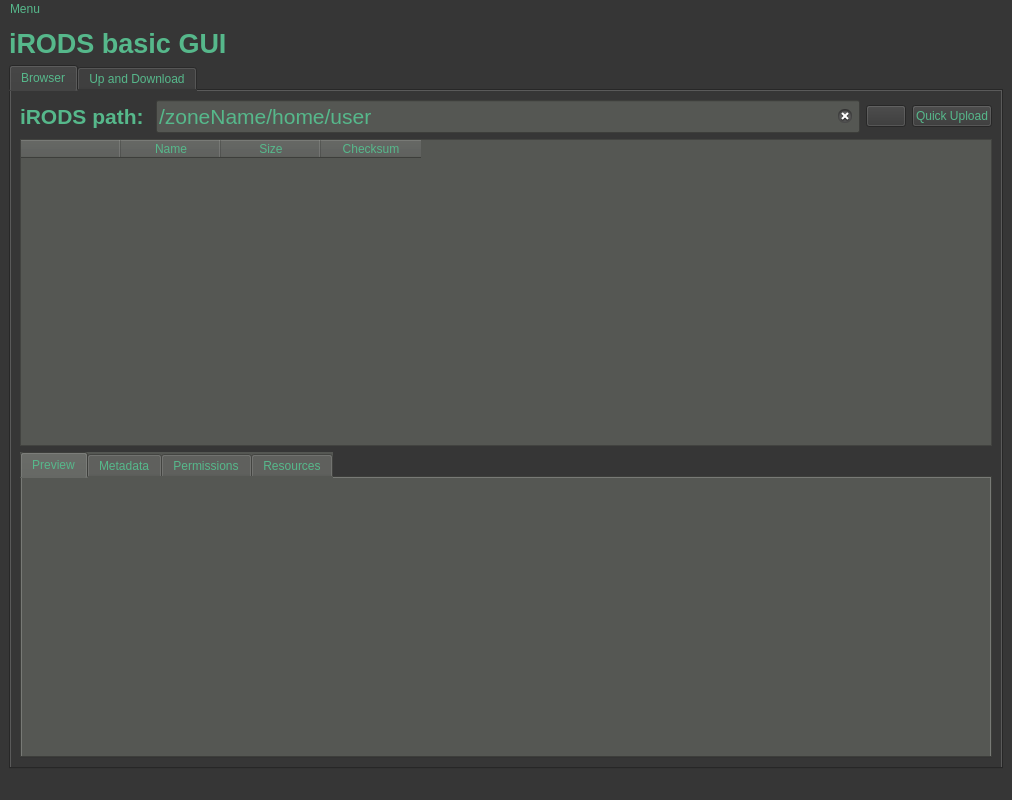
<?xml version="1.0" encoding="UTF-8"?>
<ui version="4.0">
 <class>MainWindow</class>
 <widget class="QMainWindow" name="MainWindow">
  <property name="geometry">
   <rect>
    <x>0</x>
    <y>0</y>
    <width>1012</width>
    <height>800</height>
   </rect>
  </property>
  <property name="minimumSize">
   <size>
    <width>1000</width>
    <height>800</height>
   </size>
  </property>
  <property name="windowTitle">
   <string>MainWindow</string>
  </property>
  <property name="styleSheet">
   <string notr="true">color: rgb(86, 184, 139);
background-color: rgb(54, 54, 54);</string>
  </property>
  <widget class="QWidget" name="centralwidget">
   <layout class="QVBoxLayout" name="verticalLayout">
    <item>
     <widget class="QLabel" name="label">
      <property name="font">
       <font>
        <pointsize>20</pointsize>
        <weight>75</weight>
        <bold>true</bold>
       </font>
      </property>
      <property name="text">
       <string>iRODS basic GUI</string>
      </property>
     </widget>
    </item>
    <item>
     <widget class="QTabWidget" name="tabWidget">
      <property name="currentIndex">
       <number>0</number>
      </property>
      <widget class="QWidget" name="tabBrowser">
       <attribute name="title">
        <string>Browser</string>
       </attribute>
       <layout class="QVBoxLayout" name="verticalLayout_3">
        <item>
         <layout class="QGridLayout" name="gridLayout">
          <item row="0" column="0">
           <widget class="QLabel" name="label_2">
            <property name="font">
             <font>
              <pointsize>16</pointsize>
              <weight>75</weight>
              <bold>true</bold>
             </font>
            </property>
            <property name="text">
             <string>iRODS path: </string>
            </property>
           </widget>
          </item>
          <item row="0" column="1">
           <widget class="QLineEdit" name="inputPath">
            <property name="font">
             <font>
              <pointsize>16</pointsize>
             </font>
            </property>
            <property name="styleSheet">
             <string notr="true">background-color: rgb(85, 87, 83);</string>
            </property>
            <property name="text">
             <string>/zoneName/home/user</string>
            </property>
            <property name="echoMode">
             <enum>QLineEdit::Normal</enum>
            </property>
            <property name="placeholderText">
             <string/>
            </property>
            <property name="clearButtonEnabled">
             <bool>true</bool>
            </property>
           </widget>
          </item>
          <item row="0" column="2">
           <widget class="QPushButton" name="homeButton">
            <property name="text">
             <string/>
            </property>
           </widget>
          </item>
          <item row="0" column="3">
           <widget class="QPushButton" name="UploadButton">
            <property name="text">
             <string>Quick Upload</string>
            </property>
           </widget>
          </item>
         </layout>
        </item>
        <item>
         <widget class="QTableWidget" name="collTable">
          <property name="minimumSize">
           <size>
            <width>0</width>
            <height>100</height>
           </size>
          </property>
          <property name="styleSheet">
           <string notr="true">background-color: rgb(85, 87, 83);</string>
          </property>
          <property name="editTriggers">
           <set>QAbstractItemView::NoEditTriggers</set>
          </property>
          <column>
           <property name="text">
            <string notr="true"/>
           </property>
           <property name="toolTip">
            <string notr="true"/>
           </property>
           <property name="whatsThis">
            <string notr="true"/>
           </property>
          </column>
          <column>
           <property name="text">
            <string>Name</string>
           </property>
          </column>
          <column>
           <property name="text">
            <string>Size</string>
           </property>
          </column>
          <column>
           <property name="text">
            <string>Checksum</string>
           </property>
          </column>
         </widget>
        </item>
        <item>
         <widget class="QTabWidget" name="viewTabs">
          <property name="styleSheet">
           <string notr="true">background-color: rgb(85, 87, 83);</string>
          </property>
          <property name="currentIndex">
           <number>0</number>
          </property>
          <widget class="QWidget" name="preview">
           <property name="font">
            <font>
             <weight>50</weight>
             <bold>false</bold>
            </font>
           </property>
           <property name="autoFillBackground">
            <bool>false</bool>
           </property>
           <attribute name="title">
            <string>Preview</string>
           </attribute>
           <layout class="QVBoxLayout" name="verticalLayout_2">
            <item>
             <widget class="QLabel" name="previewBrowser">
              <property name="text">
               <string/>
              </property>
             </widget>
            </item>
           </layout>
          </widget>
          <widget class="QWidget" name="metadata">
           <attribute name="title">
            <string>Metadata</string>
           </attribute>
           <layout class="QHBoxLayout" name="horizontalLayout">
            <item>
             <widget class="QTableWidget" name="metadataTable">
              <property name="minimumSize">
               <size>
                <width>600</width>
                <height>0</height>
               </size>
              </property>
              <property name="editTriggers">
               <set>QAbstractItemView::NoEditTriggers</set>
              </property>
              <column>
               <property name="text">
                <string>Key</string>
               </property>
              </column>
              <column>
               <property name="text">
                <string>Value</string>
               </property>
              </column>
              <column>
               <property name="text">
                <string>Units</string>
               </property>
              </column>
             </widget>
            </item>
            <item>
             <layout class="QGridLayout" name="gridLayout_2">
              <item row="6" column="2">
               <widget class="QLineEdit" name="metaUnitsField"/>
              </item>
              <item row="4" column="1">
               <widget class="QLabel" name="label_6">
                <property name="text">
                 <string>Value</string>
                </property>
               </widget>
              </item>
              <item row="6" column="0">
               <widget class="QLineEdit" name="metaKeyField"/>
              </item>
              <item row="7" column="0">
               <widget class="QPushButton" name="metaAddButton">
                <property name="font">
                 <font>
                  <weight>75</weight>
                  <bold>true</bold>
                 </font>
                </property>
                <property name="text">
                 <string>Add</string>
                </property>
               </widget>
              </item>
              <item row="0" column="0">
               <widget class="QLabel" name="label_3">
                <property name="font">
                 <font>
                  <pointsize>20</pointsize>
                  <weight>75</weight>
                  <bold>true</bold>
                 </font>
                </property>
                <property name="text">
                 <string>Edit</string>
                </property>
               </widget>
              </item>
              <item row="4" column="2">
               <widget class="QLabel" name="label_5">
                <property name="text">
                 <string>Units</string>
                </property>
               </widget>
              </item>
              <item row="4" column="0">
               <widget class="QLabel" name="label_4">
                <property name="text">
                 <string>Key</string>
                </property>
               </widget>
              </item>
              <item row="7" column="2">
               <widget class="QPushButton" name="metaDeleteButton">
                <property name="font">
                 <font>
                  <weight>75</weight>
                  <bold>true</bold>
                 </font>
                </property>
                <property name="text">
                 <string>Delete</string>
                </property>
               </widget>
              </item>
              <item row="6" column="1">
               <widget class="QLineEdit" name="metaValueField"/>
              </item>
              <item row="8" column="0">
               <spacer name="verticalSpacer">
                <property name="orientation">
                 <enum>Qt::Vertical</enum>
                </property>
                <property name="sizeHint" stdset="0">
                 <size>
                  <width>20</width>
                  <height>40</height>
                 </size>
                </property>
               </spacer>
              </item>
              <item row="7" column="1">
               <widget class="QPushButton" name="metaUpdateButton">
                <property name="font">
                 <font>
                  <weight>75</weight>
                  <bold>true</bold>
                 </font>
                </property>
                <property name="text">
                 <string>Update</string>
                </property>
               </widget>
              </item>
             </layout>
            </item>
           </layout>
          </widget>
          <widget class="QWidget" name="accession">
           <attribute name="title">
            <string>Permissions</string>
           </attribute>
           <layout class="QHBoxLayout" name="horizontalLayout_2">
            <item>
             <widget class="QTableWidget" name="aclTable">
              <property name="minimumSize">
               <size>
                <width>600</width>
                <height>0</height>
               </size>
              </property>
              <property name="editTriggers">
               <set>QAbstractItemView::NoEditTriggers</set>
              </property>
              <column>
               <property name="text">
                <string>User name</string>
               </property>
              </column>
              <column>
               <property name="text">
                <string>Zone</string>
               </property>
              </column>
              <column>
               <property name="text">
                <string>Permission type</string>
               </property>
              </column>
             </widget>
            </item>
            <item>
             <layout class="QGridLayout" name="gridLayout_4">
              <item row="4" column="2">
               <widget class="QLabel" name="label_10">
                <property name="text">
                 <string>Permission type</string>
                </property>
               </widget>
              </item>
              <item row="7" column="3">
               <widget class="QPushButton" name="aclAddButton">
                <property name="font">
                 <font>
                  <weight>75</weight>
                  <bold>true</bold>
                 </font>
                </property>
                <property name="text">
                 <string>Add</string>
                </property>
               </widget>
              </item>
              <item row="0" column="0">
               <widget class="QLabel" name="label_11">
                <property name="font">
                 <font>
                  <pointsize>20</pointsize>
                  <weight>75</weight>
                  <bold>true</bold>
                 </font>
                </property>
                <property name="text">
                 <string>Edit</string>
                </property>
               </widget>
              </item>
              <item row="4" column="3">
               <widget class="QLabel" name="label_7">
                <property name="text">
                 <string>Recursive</string>
                </property>
               </widget>
              </item>
              <item row="6" column="2">
               <widget class="QComboBox" name="aclBox">
                <item>
                 <property name="text">
                  <string>----</string>
                 </property>
                </item>
                <item>
                 <property name="text">
                  <string>null</string>
                 </property>
                </item>
                <item>
                 <property name="text">
                  <string>read</string>
                 </property>
                </item>
                <item>
                 <property name="text">
                  <string>write</string>
                 </property>
                </item>
                <item>
                 <property name="text">
                  <string>own</string>
                 </property>
                </item>
               </widget>
              </item>
              <item row="8" column="2">
               <widget class="QLabel" name="aclError">
                <property name="styleSheet">
                 <string notr="true">color: rgb(164, 0, 0);</string>
                </property>
                <property name="text">
                 <string/>
                </property>
               </widget>
              </item>
              <item row="6" column="0">
               <widget class="QLineEdit" name="aclUserField"/>
              </item>
              <item row="4" column="0">
               <widget class="QLabel" name="label_13">
                <property name="text">
                 <string>User name</string>
                </property>
               </widget>
              </item>
              <item row="6" column="3">
               <widget class="QComboBox" name="recurseBox">
                <item>
                 <property name="text">
                  <string>False</string>
                 </property>
                </item>
                <item>
                 <property name="text">
                  <string>True</string>
                 </property>
                </item>
               </widget>
              </item>
              <item row="8" column="0">
               <spacer name="verticalSpacer_2">
                <property name="orientation">
                 <enum>Qt::Vertical</enum>
                </property>
                <property name="sizeHint" stdset="0">
                 <size>
                  <width>20</width>
                  <height>40</height>
                 </size>
                </property>
               </spacer>
              </item>
              <item row="6" column="1">
               <widget class="QLineEdit" name="aclZoneField"/>
              </item>
              <item row="4" column="1">
               <widget class="QLabel" name="label_8">
                <property name="text">
                 <string>UserZone</string>
                </property>
               </widget>
              </item>
             </layout>
            </item>
           </layout>
          </widget>
          <widget class="QWidget" name="resources">
           <attribute name="title">
            <string>Resources</string>
           </attribute>
           <layout class="QHBoxLayout" name="horizontalLayout_3">
            <item>
             <widget class="QTableWidget" name="resourceTable">
              <property name="editTriggers">
               <set>QAbstractItemView::NoEditTriggers</set>
              </property>
              <column>
               <property name="text">
                <string>Resource name</string>
               </property>
              </column>
              <column>
               <property name="text">
                <string/>
               </property>
              </column>
             </widget>
            </item>
           </layout>
          </widget>
         </widget>
        </item>
       </layout>
      </widget>
      <widget class="QWidget" name="tabUpload">
       <attribute name="title">
        <string>Up and Download</string>
       </attribute>
      </widget>
     </widget>
    </item>
   </layout>
  </widget>
  <widget class="QMenuBar" name="menubar">
   <property name="geometry">
    <rect>
     <x>0</x>
     <y>0</y>
     <width>1012</width>
     <height>22</height>
    </rect>
   </property>
   <widget class="QMenu" name="menuMenu">
    <property name="title">
     <string>Menu</string>
    </property>
    <addaction name="actionCloseSession"/>
    <addaction name="actionExit"/>
   </widget>
   <addaction name="menuMenu"/>
  </widget>
  <widget class="QStatusBar" name="statusbar"/>
  <action name="actionCloseSession">
   <property name="text">
    <string>Close Session</string>
   </property>
  </action>
  <action name="actionExit">
   <property name="text">
    <string>Exit</string>
   </property>
  </action>
 </widget>
 <resources/>
 <connections/>
</ui>
